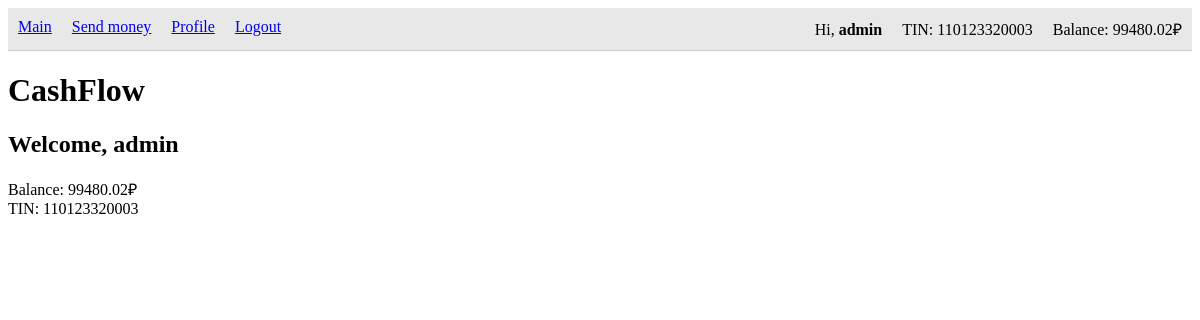
/ (signed in), run on an earlier commit of the app's database.
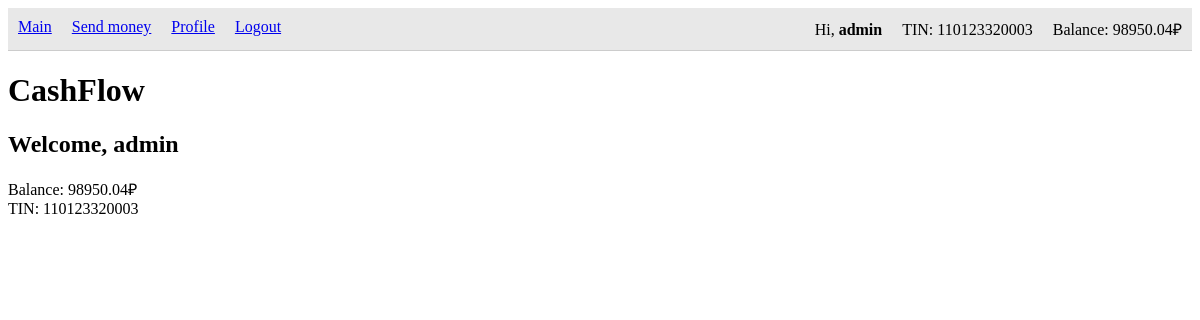
And on a later commit of the database.
### app_users/models.py (models this page shows, shortened)
class CustomUser(AbstractUser):
    tin = models.CharField(unique=True, max_length=12, verbose_name='TIN')
    balance = models.DecimalField(max_digits=12, decimal_places=2, verbose_name='Balance', default=0)

### app_users/views.py (the view)
# urls.py: path('', MainPageView.as_view(), name='main_url'),
class MainPageView(TemplateView):
    template_name = 'main.html'

### templates/main.html (shortened to what this page needs)
{% extends 'base.html' %}
{% block h1 %}CashFlow{% endblock %}
{% block content %}
    {% if user.is_authenticated %}
        <h2>Welcome, {{ user.username }}</h2>
        <div>Balance: {{ user.balance }}₽</div>
        <div>TIN: {{ user.tin }}</div>
    {% else %}
        <div><a href="{% url 'user_login_url' %}">Sign in</a></div>
        <div><a href="{% url 'user_register_url' %}">Sign up</a></div>
    {% endif %}
{% endblock %}

### templates/base.html (shortened to what this page needs)
{% load static %}
<!DOCTYPE html>
<html lang="en">
<head>
    <link rel="stylesheet" href="{% static 'css/style.css' %}">
    <link href="https://cdn.jsdelivr.net/npm/select2@4.1.0-rc.0/dist/css/select2.min.css" rel="stylesheet" />
</head>
<body>
{% if user.is_authenticated %}
    <nav>
        <ul style="float: left;">
            <li><a href="{% url 'main_url' %}">Main</a></li>
            <li><a href="{% url 'send_money_url' %}">Send money</a></li>
            <li><a href="{% url 'user_profile_url' %}">Profile</a></li>
            <li><a href="{% url 'user_logout_url' %}">Logout</a></li>
        </ul>
        <ul style="float: right;">
            <li>Hi, <strong>{{ user.username }}</strong></li>
            <li>TIN: {{ user.tin }}</li>
            <li>Balance: {{ user.balance }}₽</li>
        </ul>
    </nav>
{% endif %}
    <h1>{% block h1 %}{% endblock %}</h1>
{% block content %}
{% endblock %}
</body>
</html>

What changed in the data, as far as the page shows it:
changed CustomUser "admin": balance "99480.02" → "98950.04"
